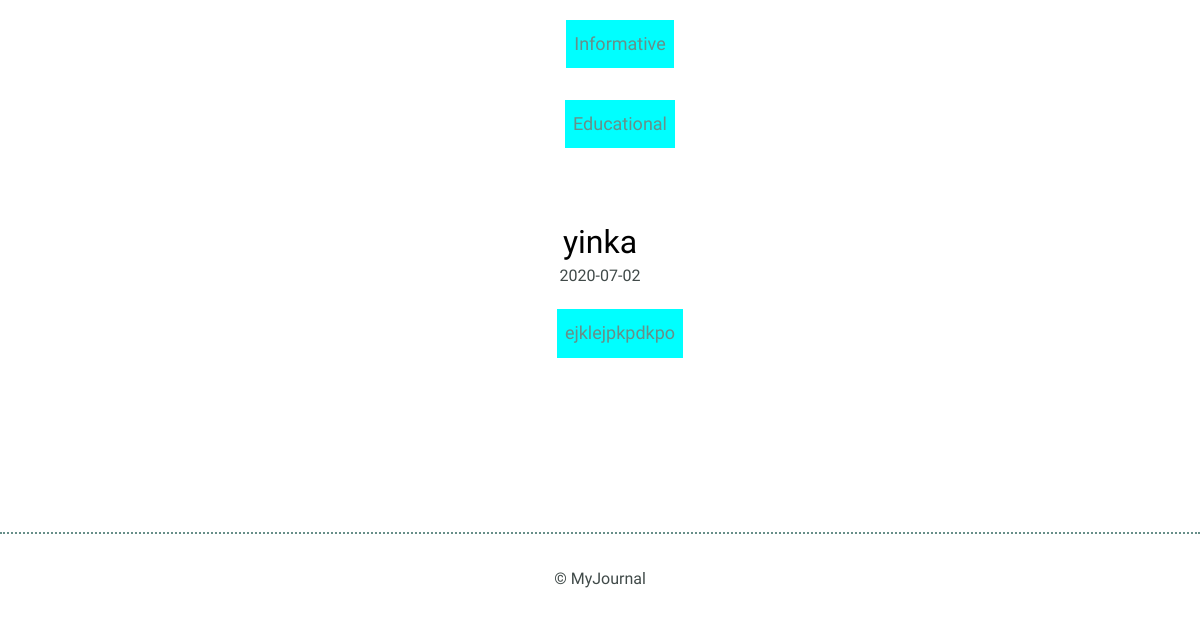
Before: / (lower part) with the older database file.
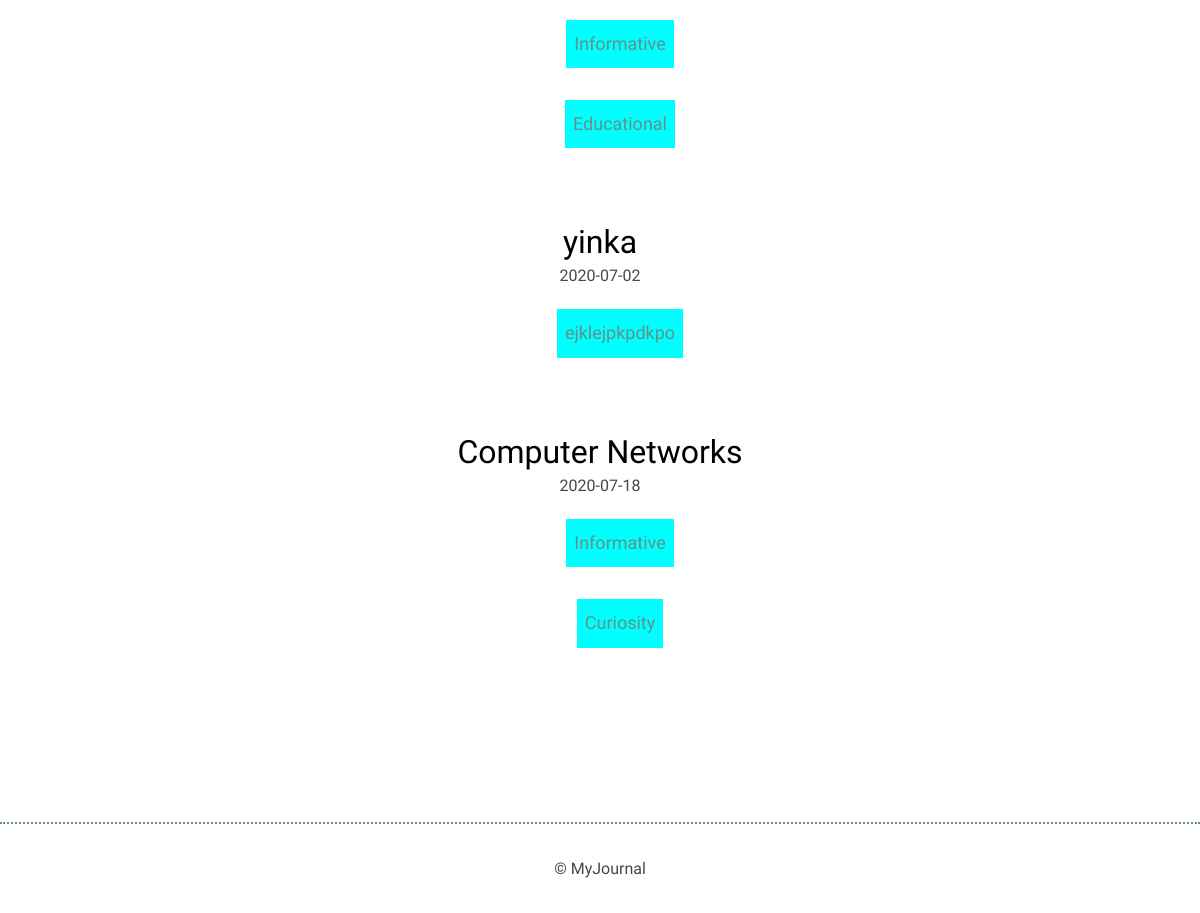
After: the same page with the newer database file.
### tables this page shows
CREATE TABLE "entries_tags" (
	"id"	INTEGER PRIMARY KEY AUTOINCREMENT UNIQUE,
	"entriesId"	INT,
	"tagId"	INT,
	CONSTRAINT "fk_cons" FOREIGN KEY("entriesId") REFERENCES "entries"("id") ON DELETE CASCADE ON UPDATE CASCADE,
	CONSTRAINT "fk_cons2" FOREIGN KEY("tagId") REFERENCES "tags"("id") ON DELETE CASCADE ON UPDATE CASCADE
);

CREATE TABLE "tags" (
	"id"	INTEGER PRIMARY KEY AUTOINCREMENT,
	"name"	TEXT UNIQUE
);

CREATE TABLE "entries" (
	"id"	INTEGER PRIMARY KEY AUTOINCREMENT,
	"title"	TEXT UNIQUE,
	"date"	TEXT,
	"time_spent"	TEXT,
	"learned"	TEXT,
	"resources"	TEXT,
	"tagId"	INT,
	CONSTRAINT "fk_column" FOREIGN KEY("tagId") REFERENCES "tags"("id")
);

### inc/connection.php (called while the page is built, shortened)
<?php
  function readAll($database){
    $data=$database->query("SELECT * FROM entries ORDER BY entries.date ASC ");
    return $data;
  }
function joinTag($db,$id){
    try{
    $query="SELECT entries_tags.entriesId,entries_tags.tagId,tags.name,tags.id FROM entries_tags JOIN  tags ON entries_tags.tagId=tags.id WHERE entries_tags.entriesId =:d";
    $res=$db->prepare($query);
    $res->execute(["d"=>$id]);
    return $res;
    }catch( Exception $e){
        echo $e->getMessage();
    }
}

### index.php (the view, shortened to what this page needs)
<?php include 'inc/header.php'?>
<?php  include 'inc/connection.php'?>
   <?php $entries=connect();
        $rows=  readAll($entries)->fetchAll();
     ?>
        <section>
            <div class="container">
                <div class="entry-list">
                    <?php foreach($rows as $r){
                        $answer=joinTag($entries,$r["id"])->fetchALL();
                       echo
                        "<article>
                        <h2><a href=detail.php?id=".$r["id"].">".$r["title"]."</a></h2>
                        <time >".$r["date"]."</time>";
                    foreach($answer as $a){
                        echo "<ul><li class=tags><a href=index.php?tag=".$a["id"].">".$a["name"]."</a></li></ul>";
                    }
                     echo "</article>";
                    }?>
                </div>
            </div>
        </section>
        <?php include 'inc/footer.php'?>
    </body>
</html>

Changed rows visible on the page:
added entries: title "Computer Networks", date "2020-07-18"
added entries_tags: tagId.name "Informative", shown under "Computer Networks"
added entries_tags: tagId.name "Curiosity", shown under "Computer Networks"
